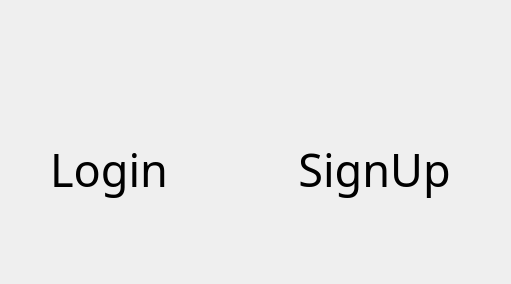
<?xml version="1.0" encoding="UTF-8"?>
<ui version="4.0">
 <class>WellcomePage</class>
 <widget class="QDialog" name="WellcomePage">
  <property name="geometry">
   <rect>
    <x>0</x>
    <y>0</y>
    <width>511</width>
    <height>284</height>
   </rect>
  </property>
  <property name="font">
   <font>
    <family>Allura</family>
    <pointsize>28</pointsize>
    <kerning>true</kerning>
   </font>
  </property>
  <property name="windowTitle">
   <string>Dialog</string>
  </property>
  <property name="styleSheet">
   <string notr="true">border:none;
border-radius:20px;
 border-style: outset;</string>
  </property>
  <widget class="QWidget" name="">
   <property name="geometry">
    <rect>
     <x>50</x>
     <y>140</y>
     <width>401</width>
     <height>58</height>
    </rect>
   </property>
   <layout class="QHBoxLayout" name="horizontalLayout">
    <item>
     <widget class="QPushButton" name="btnLogin">
      <property name="font">
       <font>
        <family>Allura</family>
        <pointsize>34</pointsize>
        <underline>false</underline>
        <strikeout>false</strikeout>
       </font>
      </property>
      <property name="cursor">
       <cursorShape>PointingHandCursor</cursorShape>
      </property>
      <property name="mouseTracking">
       <bool>true</bool>
      </property>
      <property name="toolTip">
       <string>Click For Login</string>
      </property>
      <property name="styleSheet">
       <string notr="true">border:none;
</string>
      </property>
      <property name="text">
       <string>Login</string>
      </property>
      <property name="flat">
       <bool>true</bool>
      </property>
     </widget>
    </item>
    <item>
     <spacer name="horizontalSpacer">
      <property name="orientation">
       <enum>Qt::Horizontal</enum>
      </property>
      <property name="sizeHint" stdset="0">
       <size>
        <width>40</width>
        <height>20</height>
       </size>
      </property>
     </spacer>
    </item>
    <item>
     <widget class="QPushButton" name="btnSignUP">
      <property name="font">
       <font>
        <family>Allura</family>
        <pointsize>34</pointsize>
        <underline>false</underline>
        <strikeout>false</strikeout>
       </font>
      </property>
      <property name="cursor">
       <cursorShape>PointingHandCursor</cursorShape>
      </property>
      <property name="mouseTracking">
       <bool>true</bool>
      </property>
      <property name="toolTip">
       <string>Click For Sign Up</string>
      </property>
      <property name="styleSheet">
       <string notr="true">border:none;

</string>
      </property>
      <property name="text">
       <string>SignUp</string>
      </property>
      <property name="flat">
       <bool>true</bool>
      </property>
     </widget>
    </item>
   </layout>
  </widget>
 </widget>
 <resources/>
 <connections/>
</ui>
